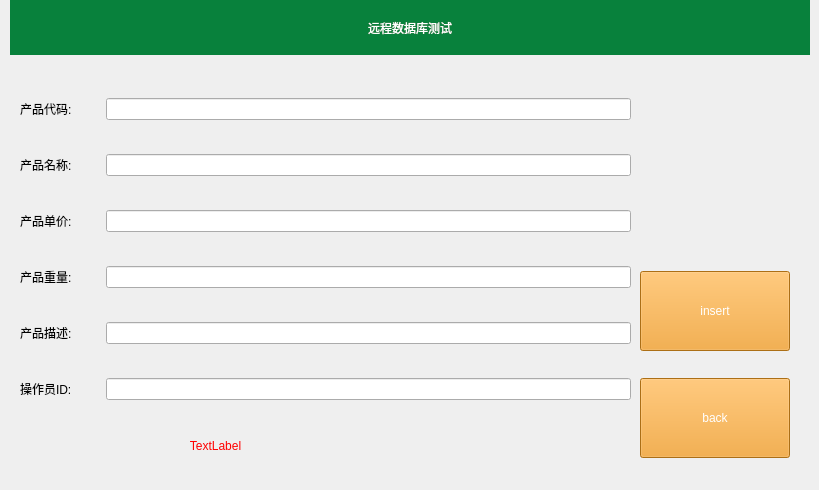
   <widget class="QWidget" name="page_11">
    <widget class="QLabel" name="label_30">
     <property name="geometry">
      <rect>
       <x>70</x>
       <y>425</y>
       <width>291</width>
       <height>41</height>
      </rect>
     </property>
     <property name="styleSheet">
      <string notr="true">color: rgb(255, 0, 0);</string>
     </property>
     <property name="text">
      <string>TextLabel</string>
     </property>
     <property name="alignment">
      <set>Qt::AlignCenter</set>
     </property>
    </widget>
    <widget class="QWidget" name="gridLayoutWidget">
     <property name="geometry">
      <rect>
       <x>20</x>
       <y>70</y>
       <width>611</width>
       <height>361</height>
      </rect>
     </property>
     <layout class="QGridLayout" name="gridLayout">
      <item row="1" column="0">
       <widget class="QLabel" name="label_31">
        <property name="styleSheet">
         <string notr="true">color: rgb(0, 0, 0);</string>
        </property>
        <property name="text">
         <string>产品名称:</string>
        </property>
       </widget>
      </item>
      <item row="0" column="0">
       <widget class="QLabel" name="label_32">
        <property name="minimumSize">
         <size>
          <width>80</width>
          <height>0</height>
         </size>
        </property>
        <property name="styleSheet">
         <string notr="true">color: rgb(0, 0, 0);</string>
        </property>
        <property name="text">
         <string>产品代码:</string>
        </property>
       </widget>
      </item>
      <item row="3" column="0">
       <widget class="QLabel" name="label_33">
        <property name="styleSheet">
         <string notr="true">color: rgb(0, 0, 0);</string>
        </property>
        <property name="text">
         <string>产品重量:</string>
        </property>
       </widget>
      </item>
      <item row="0" column="1">
       <widget class="QLineEdit" name="lineEdit_11">
        <property name="styleSheet">
         <string notr="true">color: rgb(0, 0, 0);</string>
        </property>
       </widget>
      </item>
      <item row="1" column="1">
       <widget class="QLineEdit" name="lineEdit_12">
        <property name="styleSheet">
         <string notr="true">color: rgb(0, 0, 0);</string>
        </property>
       </widget>
      </item>
      <item row="2" column="0">
       <widget class="QLabel" name="label_34">
        <property name="styleSheet">
         <string notr="true">color: rgb(0, 0, 0);</string>
        </property>
        <property name="text">
         <string>产品单价:</string>
        </property>
       </widget>
      </item>
      <item row="2" column="1">
       <widget class="QLineEdit" name="lineEdit_13">
        <property name="styleSheet">
         <string notr="true">color: rgb(0, 0, 0);</string>
        </property>
       </widget>
      </item>
      <item row="3" column="1">
       <widget class="QLineEdit" name="lineEdit_14">
        <property name="styleSheet">
         <string notr="true">color: rgb(0, 0, 0);</string>
        </property>
       </widget>
      </item>
      <item row="4" column="1">
       <widget class="QLineEdit" name="lineEdit_15">
        <property name="styleSheet">
         <string notr="true">color: rgb(0, 0, 0);</string>
        </property>
       </widget>
      </item>
      <item row="4" column="0">
       <widget class="QLabel" name="label_35">
        <property name="styleSheet">
         <string notr="true">color: rgb(0, 0, 0);</string>
        </property>
        <property name="text">
         <string>产品描述:</string>
        </property>
       </widget>
      </item>
      <item row="5" column="0">
       <widget class="QLabel" name="label_36">
        <property name="styleSheet">
         <string notr="true">color: rgb(0, 0, 0);</string>
        </property>
        <property name="text">
         <string>操作员ID:</string>
        </property>
       </widget>
      </item>
      <item row="5" column="1">
       <widget class="QLineEdit" name="lineEdit_16">
        <property name="styleSheet">
         <string notr="true">color: rgb(0, 0, 0);</string>
        </property>
       </widget>
      </item>
     </layout>
    </widget>
    <widget class="QLabel" name="label_60">
     <property name="geometry">
      <rect>
       <x>10</x>
       <y>0</y>
       <width>800</width>
       <height>55</height>
      </rect>
     </property>
     <property name="styleSheet">
      <string notr="true">font: 20pt &quot;Sans Serif&quot;;
color: rgb(255, 255, 255);
background-color: rgb(8, 129, 60);</string>
     </property>
     <property name="text">
      <string>远程数据库测试</string>
     </property>
     <property name="alignment">
      <set>Qt::AlignCenter</set>
     </property>
    </widget>
    <widget class="QWidget" name="verticalLayoutWidget">
     <property name="geometry">
      <rect>
       <x>640</x>
       <y>250</y>
       <width>160</width>
       <height>231</height>
      </rect>
     </property>
     <layout class="QVBoxLayout" name="verticalLayout">
      <item>
       <widget class="QToolButton" name="toolButton_12">
        <property name="maximumSize">
         <size>
          <width>150</width>
          <height>80</height>
         </size>
        </property>
        <property name="styleSheet">
         <string notr="true">background-color: rgb(241, 156, 31);
color: rgb(255, 255, 255);
font: 16pt &quot;Sans Serif&quot;;</string>
        </property>
        <property name="text">
         <string>insert</string>
        </property>
       </widget>
      </item>
      <item>
       <widget class="QToolButton" name="toolButton_13">
        <property name="maximumSize">
         <size>
          <width>150</width>
          <height>80</height>
         </size>
        </property>
        <property name="styleSheet">
         <string notr="true">background-color: rgb(241, 156, 31);
color: rgb(255, 255, 255);
font: 16pt &quot;Sans Serif&quot;;</string>
        </property>
        <property name="text">
         <string>back</string>
        </property>
       </widget>
      </item>
     </layout>
    </widget>
   </widget>
